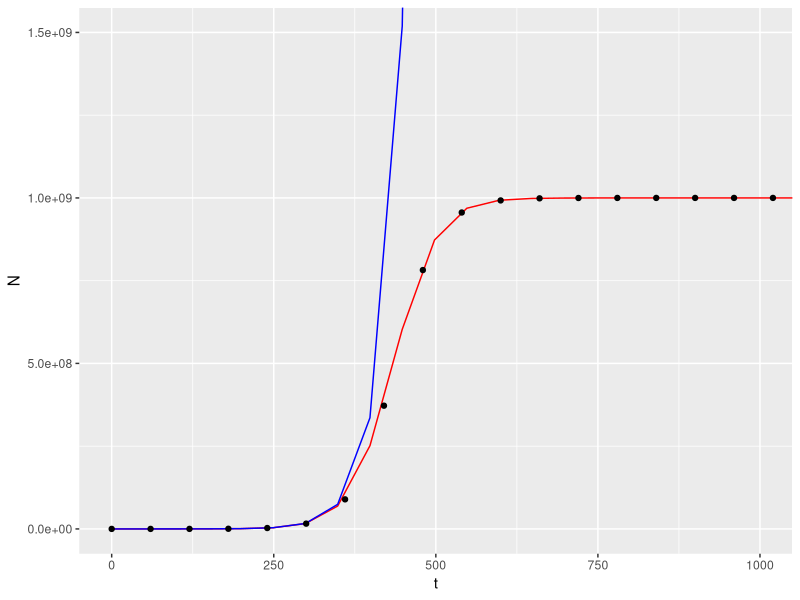
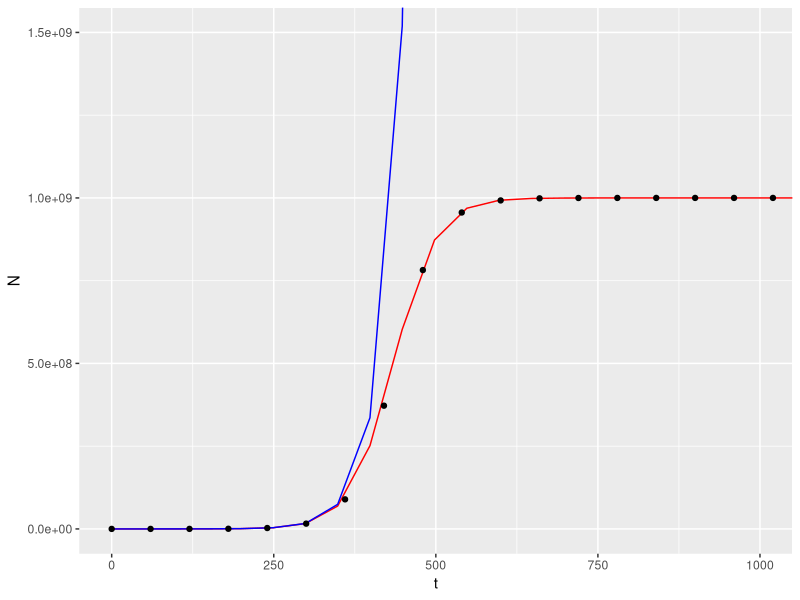
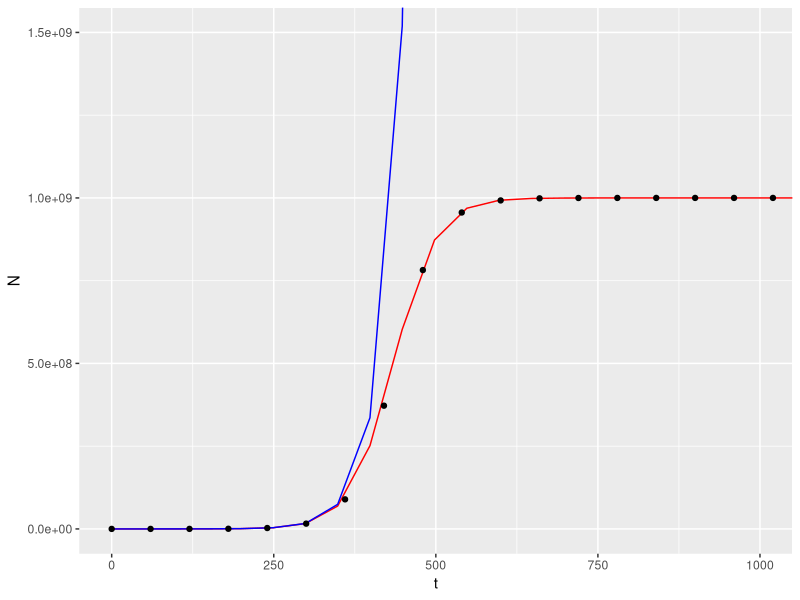

These charts were generated, in order, by the following R code:
### Script to plot a graph which compares the Logistic and exponential growth curves

# For this, make sure. you have the required packages
install.packages("ragg")
library(ragg)
install.packages("ggplot2")
library(ggplot2)

# Makes. rue the data is read in

growth_data <- read.csv("data/experiment2.csv")

#First lets define all the useful parameters

N0 <-  1916.90598679 
r <- 0.0303057 
K <- 1.000e+09

#Then lets create the logistic model

logistic_fun <- function(t) {
  
  N <- (N0*K*exp(r*t))/(K-N0+N0*exp(r*t))
  
  return(N)
  
}

#And the exponential model

Expo_fun <- function(t) {
  
  N <- N0 * (exp(r*t))
  
  return(N)
}

# Then Plot the original data with both models. 
  
Comparing_Models_plot <- ggplot(aes(t,N), data = growth_data) +
  
  geom_function(fun=logistic_fun, colour="red") + #Include the Logistic model (red)
  
  geom_function(fun=Expo_fun, colour="blue") + #And the exponential model (blue)
  
  geom_point() +
  
  coord_cartesian(ylim = c(0, 1.5e+09), xlim = c(0, 1000)) + # This is to set the axis so the shapes of the models are more easily comparable
  
  scale_color_manual(name='Model Key',
                     breaks=c('Exponential', 'Logistic'),
                     values=c('Exponential'='blue', 'Logistic'='red'))+ # This is to add a Key of the two models, but it dont work :(
  theme(legend.position="bottom") 
  
#We can view it In R via:
Comparing_Models_plot

#Save this graph so It can be easily accessed in the Github Repository

agg_png("figures/Comparing_Models_PLOT.png", 
        width   =  30, 
        height  =  40, 
        units   =  "cm", 
        res     =  175, 
        scaling =  2.5)
Comparing_Models_plot
print(Comparing_Models_plot)
dev.off()

  
